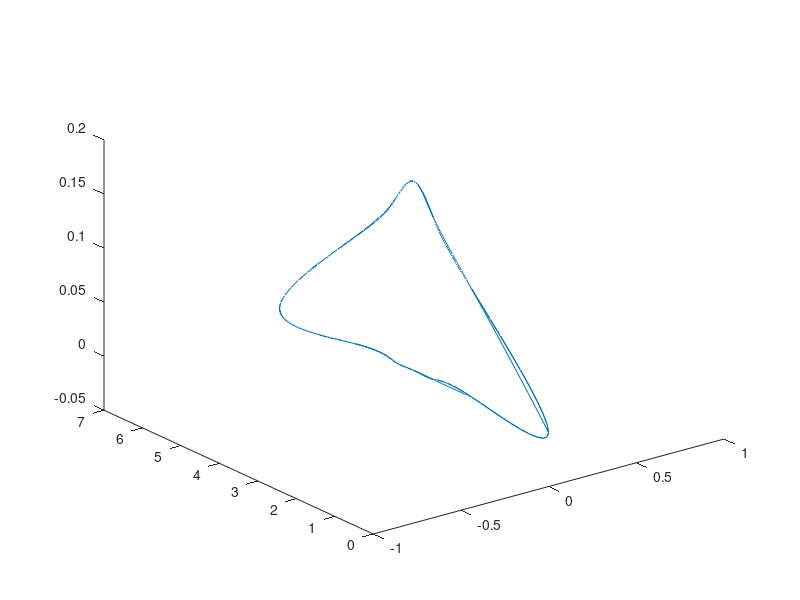
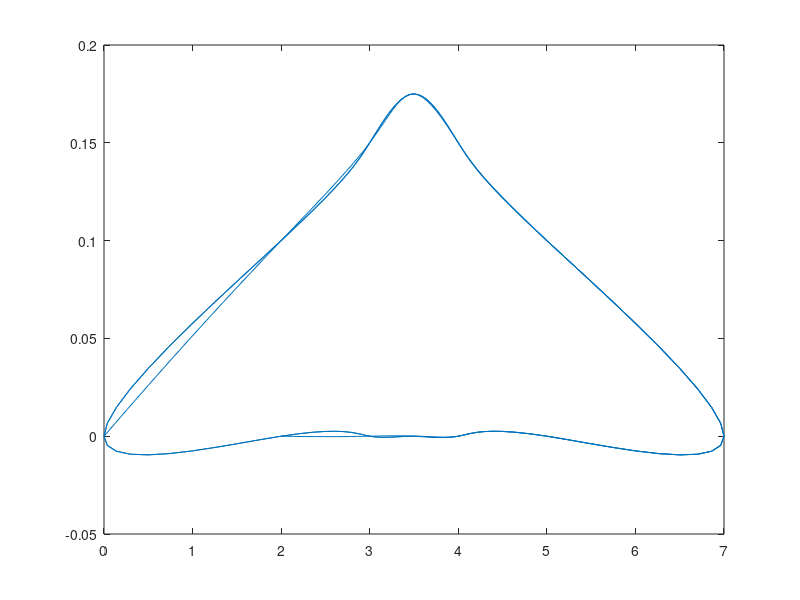
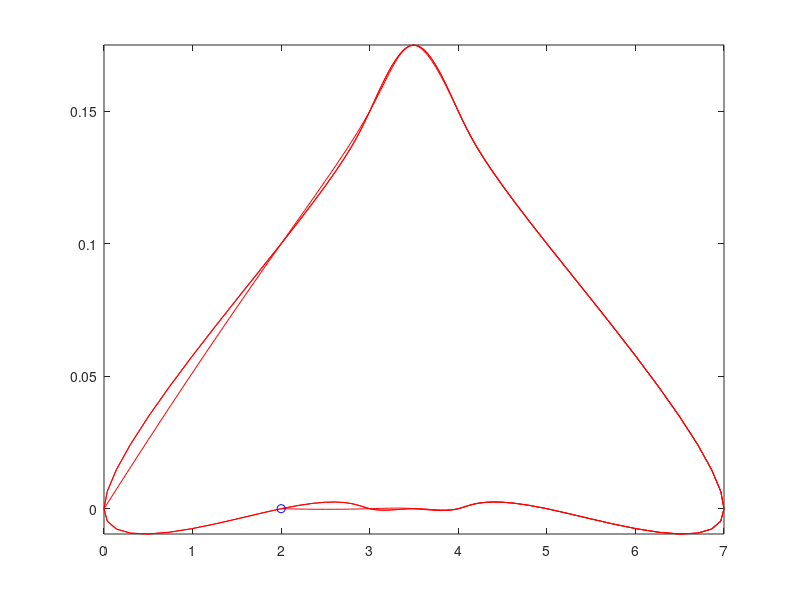
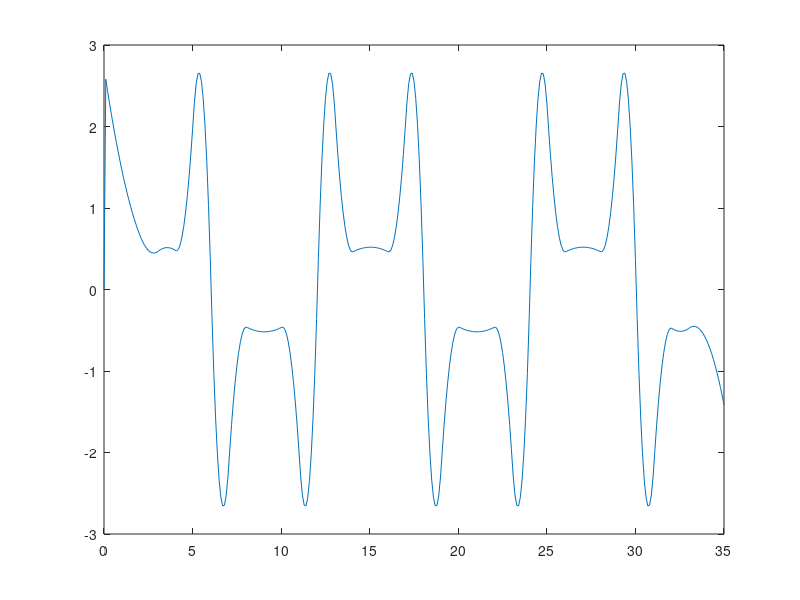

Reproduce these figures in MATLAB, in order. (Note: this script raises an error after producing the figures.)
%%% 確定 cubic spline 加速度會是連續的 %%%

clc;clear;

x = [0,0  ,0   ,0  ,0   ,0  ,0,0,0,0  ,0,0];
y = [0,2  ,3   ,3.5,4   ,5  ,7,5,4,3.5,3,2];
z = [0,0.1,0.15,0.175,0.15,0.1,0,0,0,0,0,0];

x1 = [x,x,x];
y1 = [y,y,y];
z1 = [z,z,z];

t = 0:length(x1)-1;
tt = t(1):0.1:t(end);
xx = interp1(t,x1,tt,'spline');
yy = interp1(t,y1,tt,'spline');
zz = interp1(t,z1,tt,'spline');

vy = [0,diff(yy)/0.1];
ay = [0,diff(vy)/0.1];
cy = [0,diff(ay)/0.1];
figure;
plot3(xx,yy,zz);
figure;
plot(yy,zz);
figure;
comet(yy,zz,0.1);
figure;
plot(tt,vy);
figure;
plot(tt,ay);
figure;
plot(tt,cy);
%% inter 
% Define the sample points, x, and corresponding sample values, v.

x = 0:pi/4:2*pi; 
v = sin(x);
% Define the query points to be a finer sampling over the range of x.

xq = 0:pi/16:2*pi;
%  the function at the query points and plot the result.

figure
vq1 = interp1(x,v,xq);
plot(x,v,'o',xq,vq1,':.');
xlim([0 2*pi]);
title('(Default) Linear Interpolation');
% Now evaluate v at the same points using the 'spline' method.

figure
vq2 = interp1(x,v,xq,'spline');
plot(x,v,'o',xq,vq2,':.');
xlim([0 2*pi]);
title('Spline Interpolation');

%% quintic polynomial interpolation 
% Use the quinticpolytraj function with a given set of 2-D xy waypoints. Time points for the waypoints are also given.
wpts = [1 4 4 3 -2 0; 0 1 2 4 3 1];
tpts = 0:5;
% Specify a time vector for sampling the trajectory. Sample at a smaller interval than the specified time points.

tvec = 0:0.01:5;
% Compute the quintic trajectory. The function outputs the trajectory positions (q), velocity (qd), acceleration (qdd), and polynomial coefficients (pp) of the quintic polynomial.

[q, qd, qdd, pp] = quinticpolytraj(wpts, tpts, tvec);
% Plot the quintic trajectories for the x- and y-positions. Compare the trjactory with each waypoint.

plot(tvec, q)
hold all
plot(tpts, wpts, 'x')
xlabel('t')
ylabel('Positions')
legend('X-positions','Y-positions')
hold off